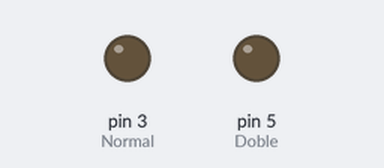
A sketch run on a simulated Arduino Uno, built with avr-gcc and run on an emulated ATmega328P. Shown: output pins drawn as LEDs (lit = HIGH).

Above: at 0.05 s.
At 3.75 s:
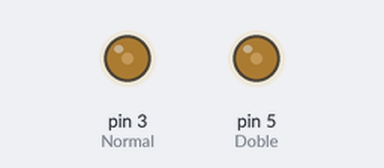
At 5.05 s:
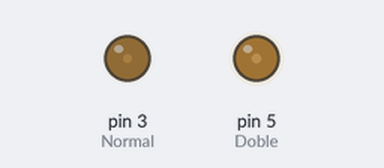
At 7.45 s:
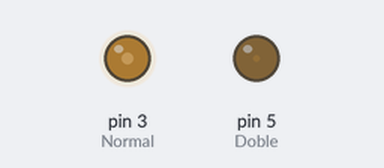
Timing chart, 0 to 9.7 s (numbered marks = the images above):
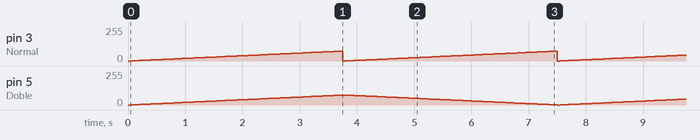

Measured:
- by itself, pin 3 (Normal): ramps from 0/255 to 74/255 and jumps back, once every 3.7 s

The sketch:

Ficha02Arduino_Fade.ino
```cpp
long tiempo = 0;
int maximo = 75;

void setup() {
  pinMode(3,OUTPUT); // Normal
  pinMode(5,OUTPUT); // Doble
}

void loop() {
  tiempo = millis()/50;
  analogWrite(3,tiempo%maximo);
  analogWrite(5,(tiempo%maximo)*((tiempo/maximo)%2==0)+(maximo-(tiempo%maximo))*((tiempo/maximo)%2==1));
}
```
